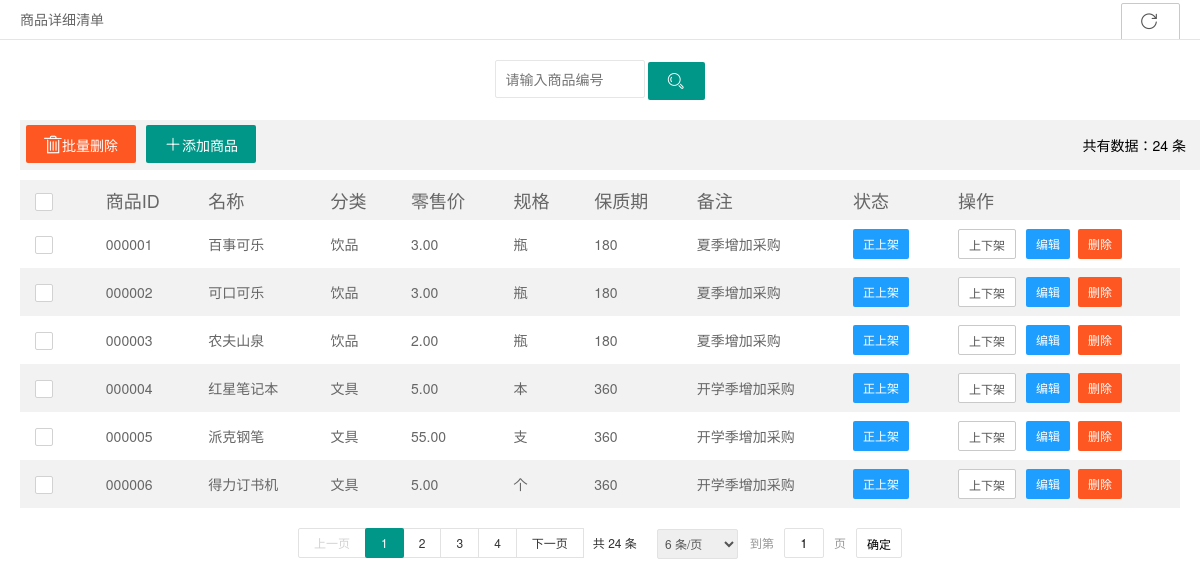
/Supermarket/pages/goods-list.php, run on the app's committed database.
### tables this page shows
CREATE TABLE `tb_goods` (
  `goodsID` varchar(100) NOT NULL COMMENT '商品编号',
  `goodsName` varchar(100) NOT NULL COMMENT '商品名称',
  `goodsPrice` decimal(10,2)  NOT NULL COMMENT '商品价格',
  `goodsType` varchar(100) NOT NULL COMMENT '商品类别',
  `goodsSpecs` varchar(100) NOT NULL COMMENT '商品规格',
  `goodsSave` int NOT NULL COMMENT '保质期',
  `note` varchar(1000) DEFAULT NULL COMMENT '备注',
  PRIMARY KEY (`goodsID`)
);

### Supermarket/pages/goods-list.php (the view, shortened to what this page needs)
<?php
    include '../config/dbcon.php';
    $sql_count = "select count(*) from `tb_goods`;";
    $query_count = mysqli_query($con, $sql_count);
    $count = mysqli_fetch_array($query_count);
    $recordcount = $count[0];
    if(empty($_GET['page'])){
        $page = 1;
        $pagesize = 6;
    }
    else{
        $page = $_GET['page'];
        $pagesize = $_GET['pagesize'];
    }
    $amount=($page-1)*$pagesize;
    $sql = "select * from tb_goods limit {$amount},{$pagesize};";
    $query = mysqli_query($con, $sql);
    $rows = mysqli_fetch_all($query,MYSQLI_ASSOC);
?>
<!DOCTYPE html>
<html>
  <head>
    <link rel="stylesheet" href="../css/font.css">
    <link rel="stylesheet" href="../css/xadmin.css">
    <link rel="stylesheet" href="../layui/css/layui.css">
  </head>
  <body class="layui-anim">
    <div class="x-nav">
      <span class="layui-breadcrumb">
        <a><cite>商品详细清单</cite></a>
      </span>
      <a class="layui-btn layui-btn-primary layui-btn-small" style="line-height:1.6em;margin-top:3px;float:right"
      href="javascript:location.replace(location.href);" title="刷新">
        <i class="layui-icon" style="line-height:1.6em;margin-top:3px;float:right">&#xe669;</i></a>
    </div>
    <div class="x-body">
      <div class="layui-row" style="text-align: center;margin: 0 auto;">
        <form class="layui-form layui-col-md12 x-so" action="action-search.php" method="post">
          <input type="text" name="goodsID"  placeholder="请输入商品编号" required lay-verify="number|goodsID"
          autocomplete="off" class="layui-input">
          <button class="layui-btn"  lay-submit name ='goods-search' lay-filter="sreach-goods-id">
            <i class="layui-icon">&#xe615;</i>
          </button>
        </form>
      </div>
      <xblock style="float: left;width: 100%;line-height:40px">
        <form id = "delAll" action = 'action-delete.php' method= "post">
          <button class="layui-btn layui-btn-danger" name='goodsSet-delete' onclick ='delAll()'
                  style="float: left;margin-right: 10px">
            <i class="iconfont">&#xe69d;</i>批量删除
          </button>
        </form>
        <span>
        <button class="layui-btn" onclick="x_admin_show('添加商品','./goods-add.php',800,600)"
                style="float: left;">
          <i class="iconfont">&#xe6b9;</i>添加商品
        </button>
        </span>
        <span style="float: right;line-height:40px">共有数据：<?php echo $recordcount;?> 条</span>
      </xblock>
      <table class="layui-table" lay-filter="demo" lay-even lay-skin="nob">
        <thead>
          <tr>
            <th>
              <div class="layui-unselect header layui-form-checkbox" lay-skin="primary"><i class="layui-icon">&#xe605;</i></div>
            </th>
            <th style="font-size: 18px">商品ID</th>
            <th style="font-size: 18px">名称</th>
            <th style="font-size: 18px">分类</th>
            <th style="font-size: 18px">零售价</th>
            <th style="font-size: 18px">规格</th>
            <th style="font-size: 18px">保质期</th>
            <th style="font-size: 18px">备注</th>
            <th style="font-size: 18px">状态</th>
            <th style="font-size: 18px">操作</th>
          </tr>
        </thead>
        <tbody>
          <?php foreach ($rows as $row){ $str="";?>
          <tr>
            <td>
              <div class="layui-unselect layui-form-checkbox" lay-skin="primary"
                   data-id= "<?php echo htmlspecialchars($row['goodsID']);?>" >
                <i class="layui-icon">&#xe605;</i>
              </div>
            </td>
            <td><?php $str .= "&0=".$row['goodsID'];echo htmlspecialchars($row['goodsID']);?></td>
            <td><?php $str .= "&1=".$row['goodsName'];echo htmlspecialchars($row['goodsName']);?></td>
            <td><?php $str .= "&2=".$row['goodsType'];echo htmlspecialchars($row['goodsType']);?></td>
            <td><?php $str .= "&3=".$row['goodsPrice'];echo htmlspecialchars($row['goodsPrice']);?></td>
            <td><?php $str .= "&4=".$row['goodsSpecs'];echo htmlspecialchars($row['goodsSpecs']);?></td>
            <td><?php $str .= "&5=".$row['goodsSave'];echo htmlspecialchars($row['goodsSave']);?></td>
            <td><?php $str .= "&6=".$row['note'];echo htmlspecialchars($row['note']);?></td>
            <td class="td-status">
              <span class="layui-btn layui-btn-normal layui-btn-sm">正上架</span></td>
            <td class="td-manage">
              <a title="上架" class="layui-btn layui-btn-sm layui-btn-primary" href="javascript:;"
                 onclick="goods_stop(this,'<?php echo htmlspecialchars($row['goodsID']);?>')"
                 style="float: left;">
                上下架
              </a>
              <a title="编辑" class="layui-btn layui-btn-sm layui-btn-normal" href="javascript:;"
                 onclick="x_admin_show('编辑商品','goods-edit.php?<?php echo $str;?>',800,600)"
                 style="float: left;">
                编辑
              </a>
              <a style="float: left;margin-left: 8px;" href="avascript:;">
              <form action="action-delete.php" method="post">
                   <button class="layui-btn layui-btn-sm layui-btn-danger" name="goods-delete">删除</button>
              </form>
              </a>
            </td>
          </tr>
        <?php }?>
        </tbody>
      </table>
    </div>
    <div id="goods-page" style="text-align: center;margin-top: -20px;"></div>
  </body>
</html>

### Supermarket/css/xadmin.css (style rules this page uses)
* { margin: 0px; padding: 0px; font-family: "microsoft yahei","Helvetica Neue", Helvetica, Arial, sans-serif; }
a { text-decoration: none; }
html { width: 100%; height: 100%; overflow-x:hidden; overflow-y:auto; }
body { width: 100%; min-height: 100%; }
.x-body { padding: 20px; }
.x-nav { padding: 0 20px; position: relative; z-index: 99; border-bottom: 1px solid #e5e5e5; line-height: 39px; height: 39px; overflow: hidden; }
xblock { display: block; margin-bottom: 10px; padding: 5px ; padding-left:6px; padding-right:15px; line-height: 22px; border-radius: 0 2px 2px 0; background-color: #f2f2f2; }
.x-so { margin-bottom: 20px; }
.x-so input.layui-input { width: 150px; }
.x-so input.layui-input,.x-so input.layui-btn { display: inline-block; }
table th, table td { word-break: break-all; }

### data on the page
tb_goods: goodsID "000001", goodsName "百事可乐", goodsType "饮品", goodsPrice "3.00", goodsSpecs "瓶", goodsSave "180", note "夏季增加采购"
tb_goods: goodsID "000002", goodsName "可口可乐", goodsType "饮品", goodsPrice "3.00", goodsSpecs "瓶", goodsSave "180", note "夏季增加采购"
tb_goods: goodsID "000003", goodsName "农夫山泉", goodsType "饮品", goodsPrice "2.00", goodsSpecs "瓶", goodsSave "180", note "夏季增加采购"
tb_goods: goodsID "000004", goodsName "红星笔记本", goodsType "文具", goodsPrice "5.00", goodsSpecs "本", goodsSave "360", note "开学季增加采购"
tb_goods: goodsID "000005", goodsName "派克钢笔", goodsType "文具", goodsPrice "55.00", goodsSpecs "支", goodsSave "360", note "开学季增加采购"
tb_goods: goodsID "000006", goodsName "得力订书机", goodsType "文具", goodsPrice "5.00", goodsSpecs "个", goodsSave "360", note "开学季增加采购"

### other printed values
$recordcount "24"
